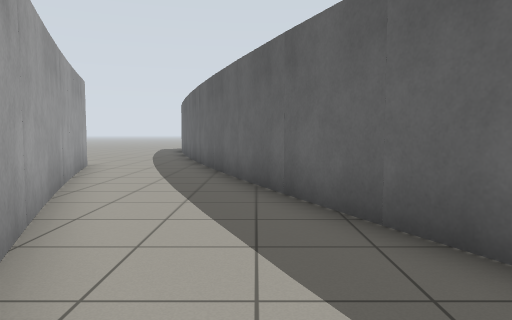
view 1 (above)

15 first-person views from a walk through a world built for the Gazebo simulator. The camera is 0.94 m above the floor, tilts 4° down and sees 70° across. The lines on the ground mark 1 m squares. The floor is counted in squares, 1 m on a side. Each view is taken from the middle of a square. On the plan, view 1 faces up. The plan holds only what a view shows up to about 13 squares ahead; the rest is blank.

view 2
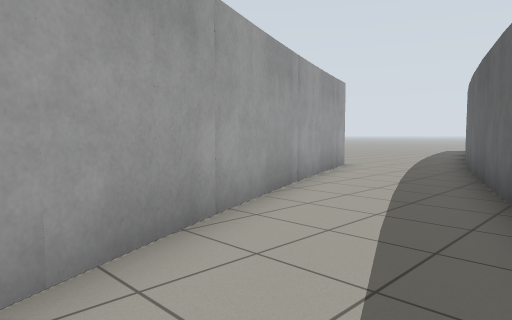

view 3
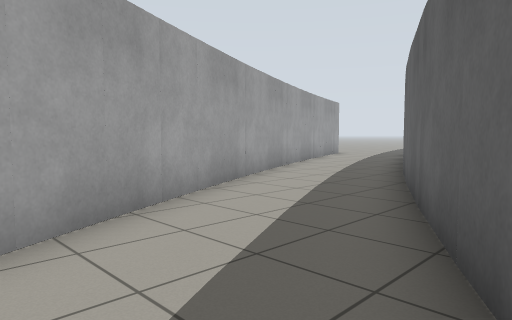

view 4
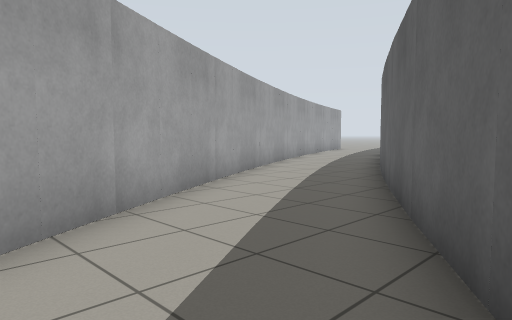

view 5
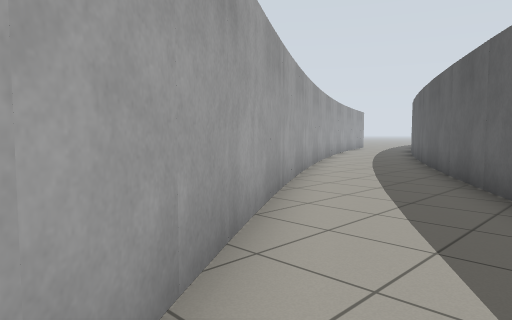

view 6
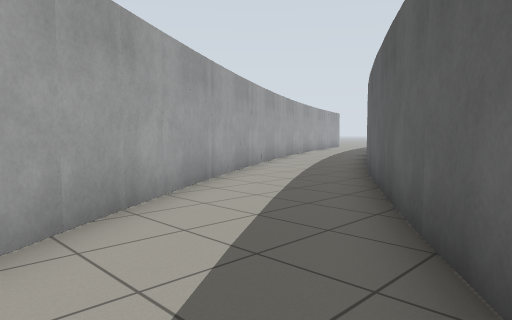

view 7
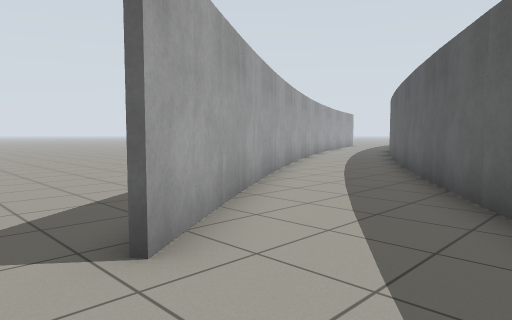

view 8
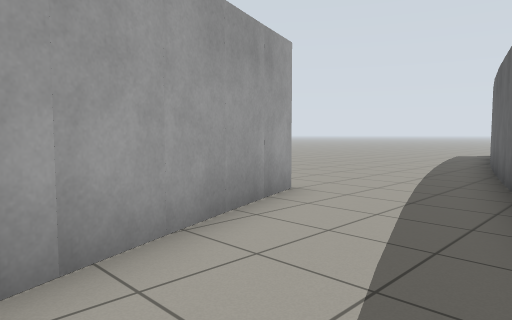

view 9
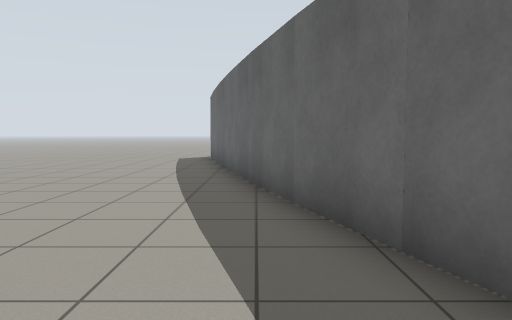

view 10
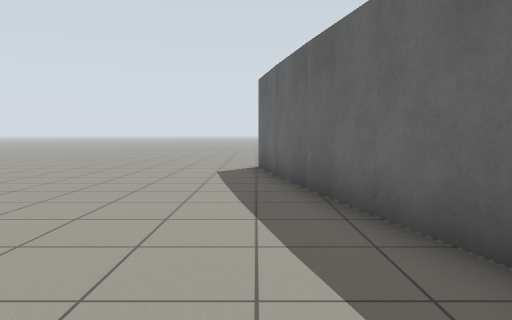

view 11
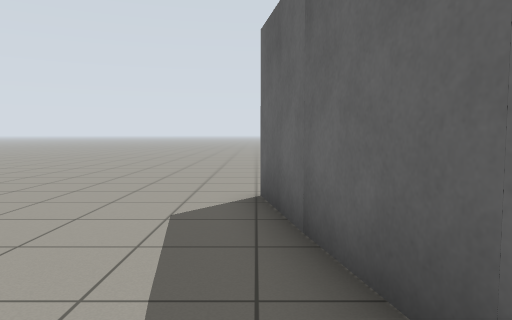

view 12
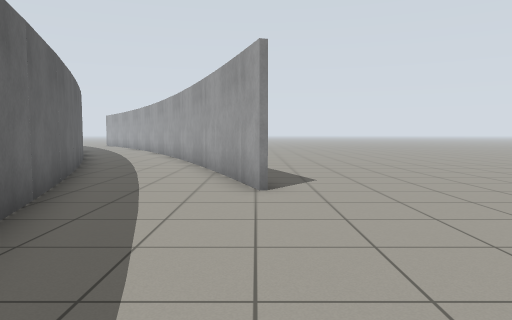

view 13
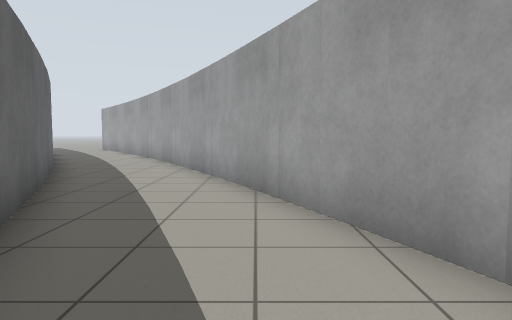

view 14
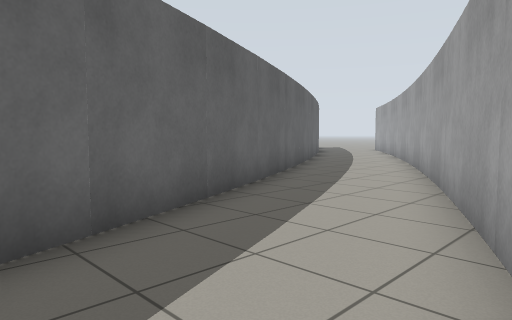

view 15
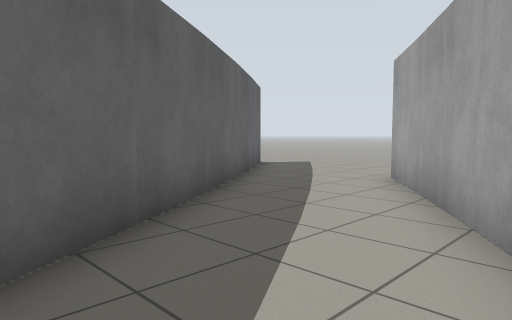

### Floor plan
Points are (right, up) in squares from view 1. A wall is a line through its corners. A room is listed if a view was taken in it or the views show most of it. See-through windows are left out.
Room 1 (views 1, 2, 3, 4, 8, 9, 10, 11, 12, 13, 14, 15)
walls: (-0.4, 7.6) (-3.3, 16); (-1.1, 0.6) (3.7, -8.3); (-5.2, 11) (-1.1, 0.5); (4.1, -2.3) (-0.5, 7.7); (-3.2, 15.9) (-5, 24.6); (5.3, -4.2) (4.2, -2.1); (3.6, -8.2) (7.5, -13.7); (10, -11.5) (5.1, -4.1)
ways out: opening at (-6, 11) to room 2; opening at (8.5, -12) to room 2; opening at (-5, 25.5)
Room 2 (views 5, 6, 7)
walls: (12.6, -14.9) (10, -11.4)
ways out: opening at (-6, 11) to room 1; opening at (8.5, -12) to room 1; opening at (12, -16)

Where each view was taken, in squares from view 1:
view 1: 0 up, 0 right, facing up
view 2: 1 up, 1 right, facing up-left
view 3: 5 down, 5 right, facing up-left
view 4: 10 down, 8 right, facing up-left
view 5: 13 down, 8 right, facing up-left
view 6: 13 down, 10 right, facing up-left
view 7: 15 down, 10 right, facing up-left
view 8: 6 up, 1 left, facing up-left
view 9: 9 up, 3 left, facing up
view 10: 14 up, 5 left, facing up
view 11: 19 up, 5 left, facing up
view 12: 17 up, 5 left, facing down
view 13: 9 up, 2 left, facing down
view 14: 7 up, 3 left, facing down-right
view 15: 6 down, 4 right, facing down-right
